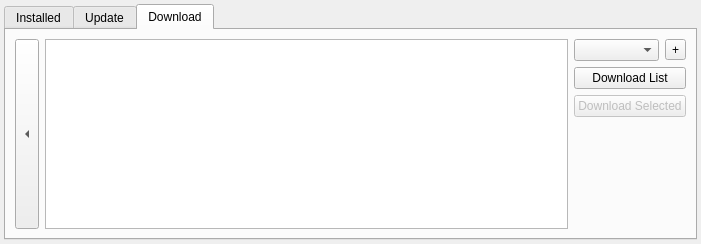
<?xml version="1.0" encoding="UTF-8"?>
<ui version="4.0">
 <class>MapPackagesWidget</class>
 <widget class="QWidget" name="MapPackagesWidget">
  <property name="geometry">
   <rect>
    <x>0</x>
    <y>0</y>
    <width>701</width>
    <height>244</height>
   </rect>
  </property>
  <property name="windowTitle">
   <string>Form</string>
  </property>
  <layout class="QVBoxLayout" name="verticalLayout_4">
   <property name="spacing">
    <number>2</number>
   </property>
   <property name="margin">
    <number>4</number>
   </property>
   <item>
    <widget class="QTabWidget" name="tabs">
     <property name="currentIndex">
      <number>2</number>
     </property>
     <widget class="QWidget" name="installed">
      <attribute name="title">
       <string>Installed</string>
      </attribute>
      <layout class="QHBoxLayout" name="horizontalLayout_4">
       <item>
        <widget class="QListWidget" name="installedList"/>
       </item>
       <item>
        <widget class="WorldMapChooser" name="worldMap" native="true">
         <property name="sizePolicy">
          <sizepolicy hsizetype="Expanding" vsizetype="Expanding">
           <horstretch>0</horstretch>
           <verstretch>0</verstretch>
          </sizepolicy>
         </property>
        </widget>
       </item>
       <item>
        <layout class="QVBoxLayout" name="verticalLayout_3">
         <item>
          <widget class="QPushButton" name="changeDirectory">
           <property name="text">
            <string>Data Directory</string>
           </property>
          </widget>
         </item>
         <item>
          <widget class="QPushButton" name="load">
           <property name="text">
            <string>Load</string>
           </property>
          </widget>
         </item>
         <item>
          <widget class="QPushButton" name="deleteMap">
           <property name="text">
            <string>Delete</string>
           </property>
          </widget>
         </item>
         <item>
          <spacer name="verticalSpacer_3">
           <property name="orientation">
            <enum>Qt::Vertical</enum>
           </property>
           <property name="sizeHint" stdset="0">
            <size>
             <width>20</width>
             <height>40</height>
            </size>
           </property>
          </spacer>
         </item>
         <item>
          <widget class="QPushButton" name="switchSelection">
           <property name="text">
            <string>World Map</string>
           </property>
           <property name="checkable">
            <bool>true</bool>
           </property>
          </widget>
         </item>
        </layout>
       </item>
      </layout>
     </widget>
     <widget class="QWidget" name="updatable">
      <property name="enabled">
       <bool>false</bool>
      </property>
      <attribute name="title">
       <string>Update</string>
      </attribute>
      <layout class="QHBoxLayout" name="horizontalLayout_3">
       <item>
        <widget class="QListWidget" name="updateList">
         <property name="selectionMode">
          <enum>QAbstractItemView::MultiSelection</enum>
         </property>
        </widget>
       </item>
       <item>
        <layout class="QVBoxLayout" name="verticalLayout_2">
         <item>
          <widget class="QPushButton" name="check_2">
           <property name="text">
            <string>Check</string>
           </property>
          </widget>
         </item>
         <item>
          <widget class="QPushButton" name="update">
           <property name="text">
            <string>Update</string>
           </property>
          </widget>
         </item>
         <item>
          <spacer name="verticalSpacer_2">
           <property name="orientation">
            <enum>Qt::Vertical</enum>
           </property>
           <property name="sizeHint" stdset="0">
            <size>
             <width>20</width>
             <height>40</height>
            </size>
           </property>
          </spacer>
         </item>
        </layout>
       </item>
      </layout>
     </widget>
     <widget class="QWidget" name="downloadable">
      <property name="enabled">
       <bool>true</bool>
      </property>
      <attribute name="title">
       <string>Download</string>
      </attribute>
      <layout class="QHBoxLayout" name="horizontalLayout_2" stretch="0,0,0">
       <item>
        <widget class="QToolButton" name="back">
         <property name="sizePolicy">
          <sizepolicy hsizetype="Minimum" vsizetype="MinimumExpanding">
           <horstretch>0</horstretch>
           <verstretch>0</verstretch>
          </sizepolicy>
         </property>
         <property name="text">
          <string>...</string>
         </property>
         <property name="arrowType">
          <enum>Qt::LeftArrow</enum>
         </property>
        </widget>
       </item>
       <item>
        <widget class="QTreeWidget" name="downloadList">
         <property name="showDropIndicator" stdset="0">
          <bool>true</bool>
         </property>
         <property name="selectionMode">
          <enum>QAbstractItemView::MultiSelection</enum>
         </property>
         <property name="uniformRowHeights">
          <bool>true</bool>
         </property>
         <property name="itemsExpandable">
          <bool>true</bool>
         </property>
         <property name="allColumnsShowFocus">
          <bool>true</bool>
         </property>
         <property name="expandsOnDoubleClick">
          <bool>false</bool>
         </property>
         <property name="columnCount">
          <number>2</number>
         </property>
         <attribute name="headerVisible">
          <bool>false</bool>
         </attribute>
         <attribute name="headerDefaultSectionSize">
          <number>200</number>
         </attribute>
         <attribute name="headerStretchLastSection">
          <bool>true</bool>
         </attribute>
         <column>
          <property name="text">
           <string notr="true">Available Packages</string>
          </property>
         </column>
         <column>
          <property name="text">
           <string notr="true">Installed</string>
          </property>
         </column>
        </widget>
       </item>
       <item>
        <layout class="QVBoxLayout" name="verticalLayout">
         <item>
          <layout class="QHBoxLayout" name="horizontalLayout">
           <item>
            <widget class="QComboBox" name="server">
             <property name="enabled">
              <bool>true</bool>
             </property>
            </widget>
           </item>
           <item>
            <widget class="QToolButton" name="addServer">
             <property name="text">
              <string>+</string>
             </property>
            </widget>
           </item>
          </layout>
         </item>
         <item>
          <widget class="QPushButton" name="check">
           <property name="text">
            <string>Download List</string>
           </property>
          </widget>
         </item>
         <item>
          <widget class="QPushButton" name="download">
           <property name="enabled">
            <bool>false</bool>
           </property>
           <property name="text">
            <string>Download Selected</string>
           </property>
          </widget>
         </item>
         <item>
          <spacer name="verticalSpacer">
           <property name="orientation">
            <enum>Qt::Vertical</enum>
           </property>
           <property name="sizeHint" stdset="0">
            <size>
             <width>20</width>
             <height>40</height>
            </size>
           </property>
          </spacer>
         </item>
        </layout>
       </item>
      </layout>
     </widget>
    </widget>
   </item>
  </layout>
 </widget>
 <customwidgets>
  <customwidget>
   <class>WorldMapChooser</class>
   <extends>QWidget</extends>
   <header>worldmapchooser.h</header>
   <container>1</container>
  </customwidget>
 </customwidgets>
 <resources/>
 <connections>
  <connection>
   <sender>switchSelection</sender>
   <signal>toggled(bool)</signal>
   <receiver>installedList</receiver>
   <slot>setHidden(bool)</slot>
   <hints>
    <hint type="sourcelabel">
     <x>684</x>
     <y>227</y>
    </hint>
    <hint type="destinationlabel">
     <x>292</x>
     <y>228</y>
    </hint>
   </hints>
  </connection>
  <connection>
   <sender>switchSelection</sender>
   <signal>toggled(bool)</signal>
   <receiver>worldMap</receiver>
   <slot>setVisible(bool)</slot>
   <hints>
    <hint type="sourcelabel">
     <x>684</x>
     <y>227</y>
    </hint>
    <hint type="destinationlabel">
     <x>575</x>
     <y>228</y>
    </hint>
   </hints>
  </connection>
 </connections>
</ui>
